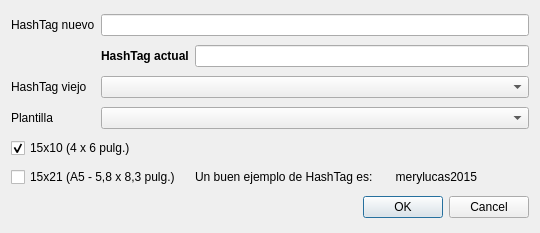
<?xml version="1.0" encoding="UTF-8"?>
<ui version="4.0">
 <class>ConfEvento</class>
 <widget class="QDialog" name="ConfEvento">
  <property name="geometry">
   <rect>
    <x>0</x>
    <y>0</y>
    <width>540</width>
    <height>233</height>
   </rect>
  </property>
  <property name="windowTitle">
   <string>FotoYa</string>
  </property>
  <layout class="QGridLayout" name="gridLayout">
   <item row="4" column="0" colspan="2">
    <widget class="QCheckBox" name="cb15x10">
     <property name="text">
      <string>15x10 (4 x 6 pulg.)</string>
     </property>
     <property name="checked">
      <bool>true</bool>
     </property>
     <property name="autoExclusive">
      <bool>true</bool>
     </property>
    </widget>
   </item>
   <item row="0" column="1" colspan="2">
    <widget class="QLineEdit" name="leHashtag">
     <property name="text">
      <string/>
     </property>
    </widget>
   </item>
   <item row="3" column="0">
    <widget class="QLabel" name="lPlantilla">
     <property name="text">
      <string>Plantilla</string>
     </property>
    </widget>
   </item>
   <item row="2" column="1" colspan="2">
    <widget class="QComboBox" name="cbHashtags"/>
   </item>
   <item row="2" column="0">
    <widget class="QLabel" name="lHashtagViejo">
     <property name="text">
      <string>HashTag viejo</string>
     </property>
    </widget>
   </item>
   <item row="6" column="0" colspan="3">
    <widget class="QDialogButtonBox" name="buttonBox">
     <property name="orientation">
      <enum>Qt::Horizontal</enum>
     </property>
     <property name="standardButtons">
      <set>QDialogButtonBox::Cancel|QDialogButtonBox::Ok</set>
     </property>
    </widget>
   </item>
   <item row="3" column="1" colspan="2">
    <widget class="QComboBox" name="cbPlantillas"/>
   </item>
   <item row="0" column="0">
    <widget class="QLabel" name="lHashtagNuevo">
     <property name="text">
      <string>HashTag nuevo</string>
     </property>
    </widget>
   </item>
   <item row="1" column="1">
    <widget class="QLabel" name="lHashtagActual">
     <property name="font">
      <font>
       <weight>75</weight>
       <bold>true</bold>
      </font>
     </property>
     <property name="text">
      <string>HashTag actual</string>
     </property>
    </widget>
   </item>
   <item row="5" column="2">
    <widget class="QLabel" name="label">
     <property name="text">
      <string>Un buen ejemplo de HashTag es:       merylucas2015</string>
     </property>
    </widget>
   </item>
   <item row="1" column="2">
    <widget class="QLineEdit" name="leHashtagActual">
     <property name="readOnly">
      <bool>true</bool>
     </property>
    </widget>
   </item>
   <item row="5" column="0" colspan="2">
    <widget class="QCheckBox" name="cb21x15">
     <property name="text">
      <string>15x21 (A5 - 5,8 x 8,3 pulg.)</string>
     </property>
     <property name="autoExclusive">
      <bool>true</bool>
     </property>
    </widget>
   </item>
  </layout>
 </widget>
 <resources/>
 <connections>
  <connection>
   <sender>buttonBox</sender>
   <signal>accepted()</signal>
   <receiver>ConfEvento</receiver>
   <slot>accept()</slot>
   <hints>
    <hint type="sourcelabel">
     <x>248</x>
     <y>254</y>
    </hint>
    <hint type="destinationlabel">
     <x>157</x>
     <y>274</y>
    </hint>
   </hints>
  </connection>
  <connection>
   <sender>buttonBox</sender>
   <signal>rejected()</signal>
   <receiver>ConfEvento</receiver>
   <slot>reject()</slot>
   <hints>
    <hint type="sourcelabel">
     <x>316</x>
     <y>260</y>
    </hint>
    <hint type="destinationlabel">
     <x>286</x>
     <y>274</y>
    </hint>
   </hints>
  </connection>
 </connections>
</ui>
